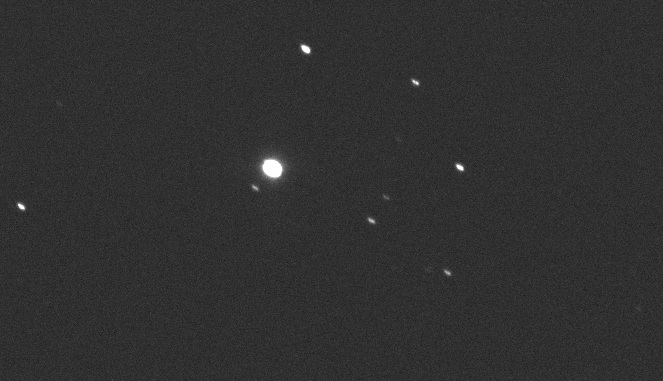
#> input picture src/vstarstack/library/stars/tests/stars1.png, 663 x 381 px; its folder holds only this picture in this run
$ python -i detect.py   (imports and definitions only)
#> lines starting #> are read from the running program, lines starting #| are printed output that depends on the picture; after the words box and inside, x2 and y2 are one past the last pixel; in counts of white or black regions, pixels touching at a corner belong together
#
# Copyright (c) 2023 Vladislav Tsendrovskii
#
# This program is free software: you can redistribute it and/or modify
# it under the terms of the GNU General Public License as published by
# the Free Software Foundation, version 3 of the License.
# This program is distributed in the hope that it will be useful,
# but WITHOUT ANY WARRANTY; without even the implied warranty of
# MERCHANTABILITY or FITNESS FOR A PARTICULAR PURPOSE.
# See the GNU General Public License for more details.
# You should have received a copy of the GNU General Public License
# along with this program. If not, see <https://www.gnu.org/licenses/>.
#

import math
import numpy as np
import cv2
from scipy.ndimage import gaussian_filter
import imutils
import imutils.contours
import matplotlib.pyplot as plt

from skimage import measure

_detector_cfg = {
    "THRESHOLD_BLOCK_SIZE" : 31,
    "THRESHOLD_COEFF" : 2.0,
    "BORDER_WIDTH" : 10,
    "MIN_STAR_R" : 2,
    "MAX_STAR_R" : 20,
    "SAFETY_THRESHOLD" : 1e-4,
}

def calculate_brightness(image : np.ndarray, x : int, y : int, r : int):
    """Calculate brightness of a star at (x,y) with radius r"""
    patch = image[y-r:y+r+1, x-r:x+r+1]
    if patch.shape[0] != 2*r+1 or patch.shape[1] != 2*r+1:
        return None
    pos_mask = np.zeros(patch.shape)
    cv2.circle(pos_mask, (r, r), r, 1, -1)
    masked = patch * pos_mask
    masked = np.clip(masked, 0, None)
    brightness = math.sqrt(np.sum(masked) / math.pi)
    return brightness

def _threshold(image, radius, ratio, safety_threshold):
    filtered = gaussian_filter(image, sigma=radius)
    threshold = filtered*ratio + safety_threshold*np.amax(filtered)
    mask = (image > threshold).astype('uint8')
    return mask

def _find_stars(gray_image : np.ndarray):
    """Find stars on image"""
    shape = gray_image.shape

    gray_image = np.clip(gray_image, 0, None)
    gray_image = gaussian_filter(gray_image, sigma=2)

    thresh = _threshold(gray_image, _detector_cfg["THRESHOLD_BLOCK_SIZE"],
                                    _detector_cfg["THRESHOLD_COEFF"],
                                    _detector_cfg["SAFETY_THRESHOLD"])

    kernel = cv2.getStructuringElement(cv2.MORPH_ELLIPSE, (3,3))
    blob = cv2.morphologyEx(thresh, cv2.MORPH_OPEN, kernel)
    kernel = cv2.getStructuringElement(cv2.MORPH_ELLIPSE, (5,5))
    blob = cv2.morphologyEx(blob, cv2.MORPH_CLOSE, kernel)

    labels = measure.label(blob, connectivity=2, background=0)
    mask = np.zeros(shape, dtype="uint8")

    for label in np.unique(labels):
        if label == 0:
            continue
        label_mask = np.zeros(shape, dtype="uint8")
        label_mask[labels == label] = 255
        num_pixels = cv2.countNonZero(label_mask)
        mask = cv2.add(mask, label_mask)

    mask = mask.copy()
    contours = cv2.findContours(mask,
                                cv2.RETR_EXTERNAL,
                                cv2.CHAIN_APPROX_SIMPLE)
    contours = imutils.grab_contours(contours)
    if len(contours) == 0:
        return []
    contours = imutils.contours.sort_contours(contours)[0]

    stars = []

    # loop over the contours
    for contour in contours:
        (center_x, center_y), radius = cv2.minEnclosingCircle(contour)
        center_x = int(center_x+0.5)
        center_y = int(center_y+0.5)

        if radius < _detector_cfg["MIN_STAR_R"]:
            continue
        if radius > _detector_cfg["MAX_STAR_R"]:
            continue

        brightness = calculate_brightness(gray_image, center_x, center_y, int(radius+0.5))
        if brightness is None:
            continue
        stars.append({"x": center_x, "y": center_y, "size": brightness, "radius" : radius})

    stars.sort(key=lambda s: s["size"], reverse=True)
    return stars

def detect_stars(image : np.ndarray):
    """Detect stars on image"""
    return _find_stars(image)

def configure_detector(*,
                       min_r = None,
                       max_r = None,
                       border = None,
                       thresh_block_size = None,
                       thresh_coeff = None,
                       safety_threshold = None):
    """Configure detector parameters"""
    global _detector_cfg
    if min_r is not None:
        _detector_cfg["MIN_STAR_R"] = min_r
    if max_r is not None:
        _detector_cfg["MAX_STAR_R"] = max_r
    if border is not None:
        _detector_cfg["BORDER_WIDTH"] = border
    if thresh_block_size is not None:
        _detector_cfg["THRESHOLD_BLOCK_SIZE"] = thresh_block_size
    if thresh_coeff is not None:
        _detector_cfg["THRESHOLD_COEFF"] = thresh_coeff
    if safety_threshold is not None:
        _detector_cfg["SAFETY_THRESHOLD"] = safety_threshold

>>> import cv2
>>> picture = cv2.imread('tests/stars1.png', cv2.IMREAD_GRAYSCALE)
#> picture is the input picture: shape (381, 663); min 25, max 255, mean 48.4
>>> result = _find_stars(picture)
#> in _threshold, `threshold = filtered*ratio + safety_threshold*np.amax(filtered)`:
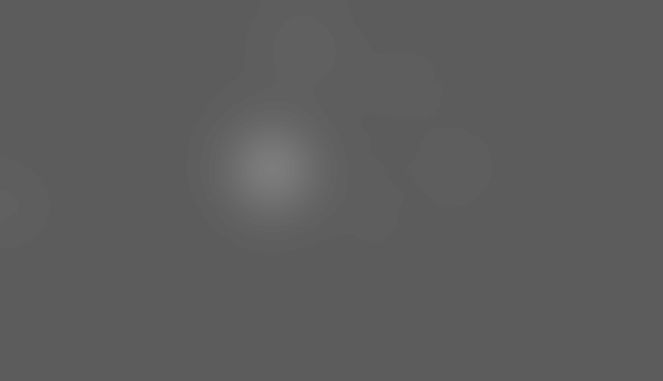
#> threshold: shape (381, 663) float64; min 92.01, max 124, mean 93.1
#> in _threshold, `mask = (image > threshold).astype('uint8')`:
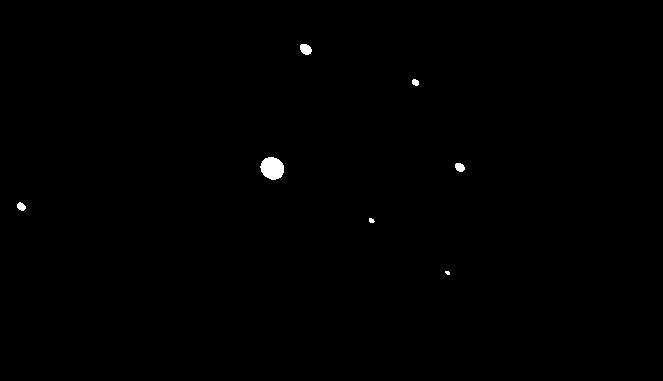
#> mask: shape (381, 663); values 0 (black) and 1 (white), 0.29% white; 7 white regions (1 under 20 px), largest, box (x1, y1, x2, y2) and area: (260, 157, 284, 180) 422, (300, 44, 312, 55) 102, (455, 163, 465, 172) 70, (17, 202, 26, 211) 57, (412, 79, 419, 86) 39, (369, 218, 375, 223) 23
#> in _find_stars, `blob = cv2.morphologyEx(thresh, cv2.MORPH_OPEN, kernel)`: blob: shape (381, 663); values 0 (black) and 1 (white), 0.29% white; 7 white regions (1 under 20 px), largest, box (x1, y1, x2, y2) and area: (260, 157, 284, 180) 422, (300, 44, 312, 55) 101, (455, 163, 465, 172) 70, (17, 202, 26, 211) 57, (412, 79, 419, 86) 39, (369, 218, 375, 223) 21
#> in _find_stars, `labels = measure.label(blob, connectivity=2, background=0)`: labels: shape (381, 663) int64; 8 distinct labels, from 0 to 7
#> the loop in _find_stars, `for label in np.unique(labels):` made 8 passes
#> num_pixels on passes 2 to 8: 101, 39, 422, 70, 57, 21, 14
#> after the loop in _find_stars, `for label in np.unique(labels):`:
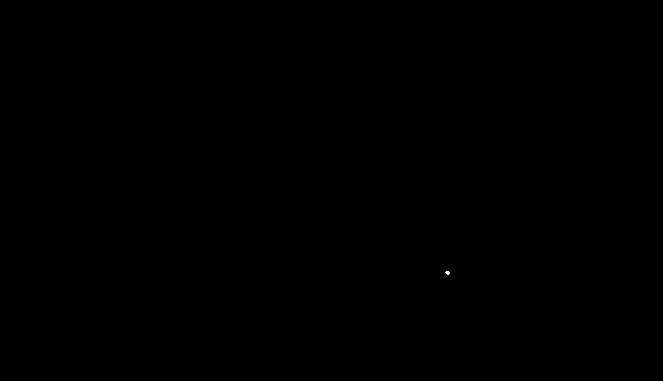
#> label_mask: shape (381, 663); 0.01% white in thin lines or dots, all inside (x1, y1, x2, y2) = (445, 271, 450, 275)
#> after the loop in _find_stars, `for label in np.unique(labels):`: mask: shape (381, 663); 0.29% white; 7 white regions (1 under 20 px)
#> in _find_stars, `contours = cv2.findContours(mask, cv2.RETR_EXTERNAL, cv2.CHAIN_APPROX_..`: contours = 7 contours, 2 with area under 20; largest, box (x1, y1, x2, y2) and area: (260, 157, 284, 180) 389, (300, 44, 312, 55) 85, (455, 163, 465, 172) 56, (17, 202, 26, 211) 46, (412, 79, 419, 86) 29
#> the loop in _find_stars, `for contour in contours:` made 7 passes
#> (center_x, center_y, radius, brightness) on passes 1 to 7: (21, 206, 4.47, 45.79), (272, 168, 12.12, 167.2), (305, 48, 6.28, 71.42), (372, 220, 2.69, 30.5), (415, 82, 3.61, 41.32), (447, 273, 2.06, 20.26), (460, 167, 5.15, 56.72)
#> pass 2, in calculate_brightness (call 2), `patch = image[y-r:y+r+1, x-r:x+r+1]`:
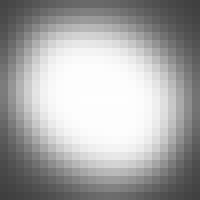
#> patch: shape (25, 25) (shown 8 times larger); min 63, max 254, mean 167.6
#> pass 2, in calculate_brightness (call 2), `masked = patch * pos_mask`:
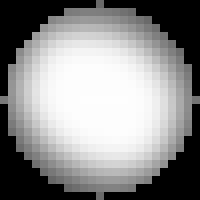
#> masked: shape (25, 25) float64 (shown 8 times larger); min 0, max 254, mean 140.6
#> after the loop in _find_stars, `for contour in contours:`: stars = 7 items
#> result = 7 items

$ run again, on src/vstarstack/library/stars/tests/stars2.png
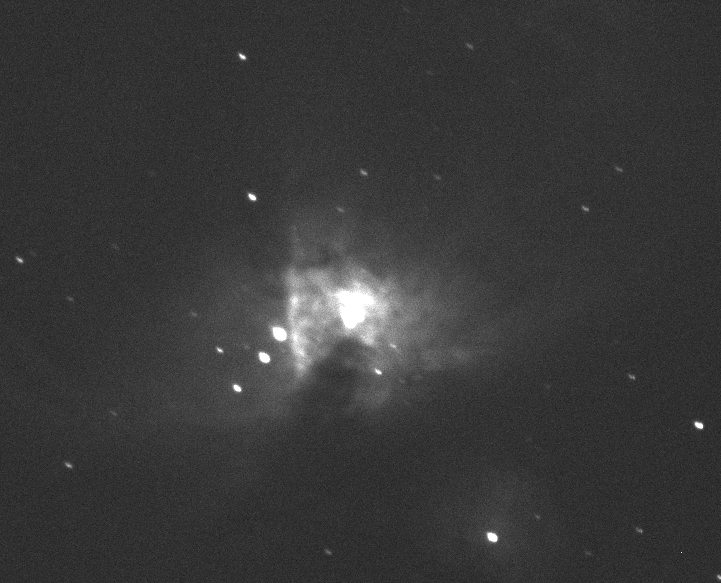
#> input picture src/vstarstack/library/stars/tests/stars2.png, 721 x 583 px
#> picture is the input picture: shape (583, 721); min 27, max 255, mean 56.7
#> in _threshold, `filtered = gaussian_filter(image, sigma=radius)`:
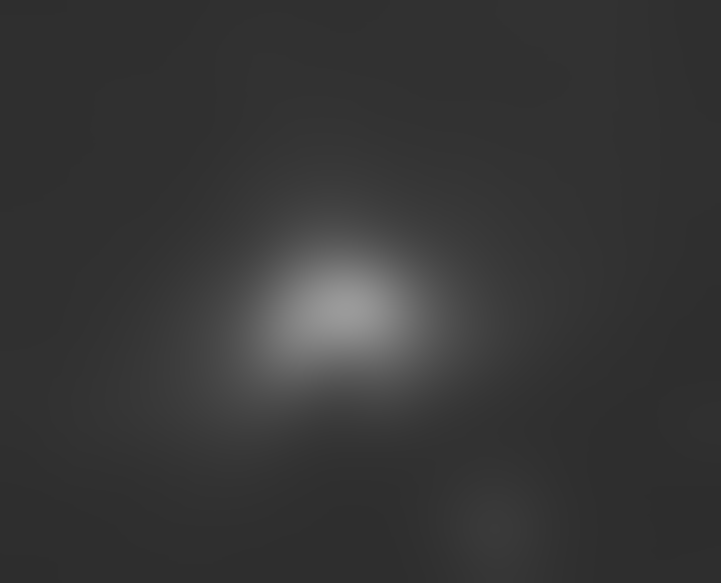
#> filtered: shape (583, 721); min 45, max 155, mean 54.7
#> in _threshold, `threshold = filtered*ratio + safety_threshold*np.amax(filtered)`:
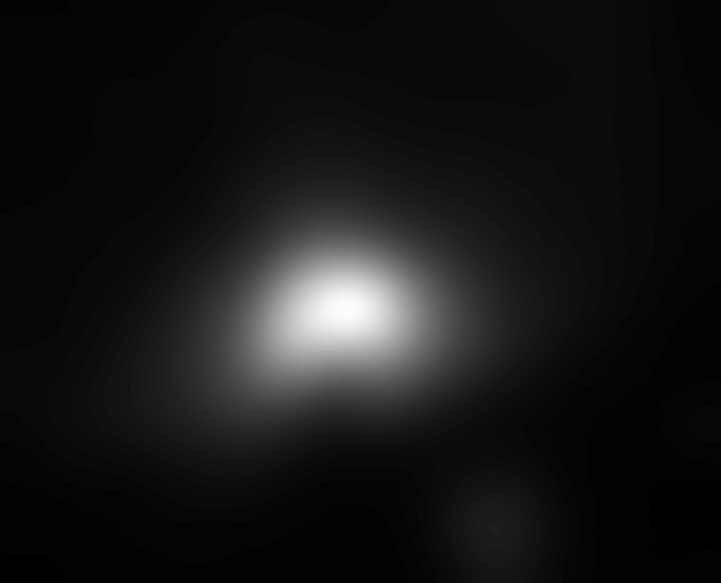
#> threshold: shape (583, 721) float64; min 90.02, max 310, mean 109.4; drawn with min black and max white
#> blob: shape (583, 721); values 0 (black) and 1 (white), 0.12% white; 10 white regions (3 under 20 px), largest, box (x1, y1, x2, y2) and area: (486, 531, 499, 543) 127, (694, 421, 704, 430) 78, (275, 329, 284, 339) 66
#> labels: shape (583, 721) int64; 11 distinct labels, from 0 to 10
#> the loop in _find_stars, `for label in np.unique(labels):` made 11 passes
#> num_pixels on passes 2 to 9: 44, 61, 19, 66, 60, 46, 78, 5
#> contours = 10 contours, 3 with area under 20; largest, box (x1, y1, x2, y2) and area: (486, 531, 499, 543) 108, (694, 421, 704, 430) 64, (275, 329, 284, 339) 53, (248, 193, 257, 201) 48, (260, 353, 269, 362) 48, (233, 384, 241, 392) 36, (238, 53, 246, 60) 34
#> the loop in _find_stars, `for contour in contours:` made 10 passes
#> (center_x, center_y, radius, brightness) on passes 1, 3, 4, 5, 6, 7, 8, 9: (20, 260, 2.55, 30.48), (237, 388, 4.05, 52.58), (242, 57, 3.81, 43.65), (252, 197, 4.72, 59.7), (264, 357, 4.73, 74.02), (279, 334, 5.15, 79.08), (492, 537, 6.81, 87.77), (699, 425, 5.41, 60.61)
#> after the loop in _find_stars, `for contour in contours:`: stars = 8 items
